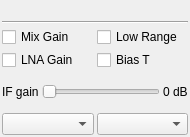
<?xml version="1.0" encoding="UTF-8"?>
<ui version="4.0">
 <class>FCDProPlusGui</class>
 <widget class="QWidget" name="FCDProPlusGui">
  <property name="geometry">
   <rect>
    <x>0</x>
    <y>0</y>
    <width>190</width>
    <height>137</height>
   </rect>
  </property>
  <property name="sizePolicy">
   <sizepolicy hsizetype="Preferred" vsizetype="Maximum">
    <horstretch>0</horstretch>
    <verstretch>0</verstretch>
   </sizepolicy>
  </property>
  <property name="windowTitle">
   <string>FunCubeDongle</string>
  </property>
  <layout class="QVBoxLayout" name="verticalLayout">
   <property name="spacing">
    <number>3</number>
   </property>
   <property name="leftMargin">
    <number>2</number>
   </property>
   <property name="topMargin">
    <number>2</number>
   </property>
   <property name="rightMargin">
    <number>2</number>
   </property>
   <property name="bottomMargin">
    <number>2</number>
   </property>
   <item>
    <layout class="QHBoxLayout" name="horizontalLayout_3">
     <item>
      <spacer name="horizontalSpacer">
       <property name="orientation">
        <enum>Qt::Horizontal</enum>
       </property>
       <property name="sizeHint" stdset="0">
        <size>
         <width>0</width>
         <height>0</height>
        </size>
       </property>
      </spacer>
     </item>
     <item>
      <widget class="ValueDial" name="centerFrequency" native="true">
       <property name="sizePolicy">
        <sizepolicy hsizetype="Maximum" vsizetype="Maximum">
         <horstretch>0</horstretch>
         <verstretch>0</verstretch>
        </sizepolicy>
       </property>
       <property name="minimumSize">
        <size>
         <width>32</width>
         <height>16</height>
        </size>
       </property>
       <property name="font">
        <font>
         <family>Monospace</family>
         <pointsize>20</pointsize>
        </font>
       </property>
       <property name="focusPolicy">
        <enum>Qt::StrongFocus</enum>
       </property>
       <property name="toolTip">
        <string>Tuner center frequency in kHz</string>
       </property>
      </widget>
     </item>
     <item>
      <spacer name="horizontalSpacer_2">
       <property name="orientation">
        <enum>Qt::Horizontal</enum>
       </property>
       <property name="sizeHint" stdset="0">
        <size>
         <width>0</width>
         <height>0</height>
        </size>
       </property>
      </spacer>
     </item>
    </layout>
   </item>
   <item>
    <widget class="Line" name="line_4">
     <property name="orientation">
      <enum>Qt::Horizontal</enum>
     </property>
    </widget>
   </item>
   <item>
    <layout class="QHBoxLayout" name="horizontalLayoutR">
     <item>
      <widget class="QCheckBox" name="mixGain">
       <property name="text">
        <string>Mix Gain</string>
       </property>
      </widget>
     </item>
     <item>
      <widget class="QCheckBox" name="checkBoxR">
       <property name="text">
        <string>Low Range</string>
       </property>
      </widget>
     </item>
    </layout>
   </item>
   <item>
    <layout class="QHBoxLayout" name="horizontalLayoutG">
     <item>
      <widget class="QCheckBox" name="checkBoxG">
       <property name="text">
        <string>LNA Gain</string>
       </property>
      </widget>
     </item>
     <item>
      <widget class="QCheckBox" name="checkBoxB">
       <property name="text">
        <string>Bias T</string>
       </property>
      </widget>
     </item>
    </layout>
   </item>
   <item>
    <layout class="QHBoxLayout" name="horizontalLayout_IF">
     <item>
      <widget class="QLabel" name="label">
       <property name="text">
        <string>IF gain</string>
       </property>
      </widget>
     </item>
     <item>
      <widget class="QSlider" name="ifGain">
       <property name="orientation">
        <enum>Qt::Horizontal</enum>
       </property>
      </widget>
     </item>
     <item>
      <widget class="QLabel" name="ifGainText">
       <property name="text">
        <string>0 dB</string>
       </property>
      </widget>
     </item>
    </layout>
   </item>
   <item>
    <layout class="QHBoxLayout" name="horizontalLayout_4">
     <item>
      <widget class="QComboBox" name="filterRF">
       <property name="toolTip">
        <string>RF filter</string>
       </property>
      </widget>
     </item>
     <item>
      <widget class="QComboBox" name="filterIF">
       <property name="toolTip">
        <string>IF filter</string>
       </property>
      </widget>
     </item>
    </layout>
   </item>
  </layout>
 </widget>
 <customwidgets>
  <customwidget>
   <class>ValueDial</class>
   <extends>QWidget</extends>
   <header>gui/valuedial.h</header>
   <container>1</container>
  </customwidget>
 </customwidgets>
 <resources/>
 <connections/>
</ui>
